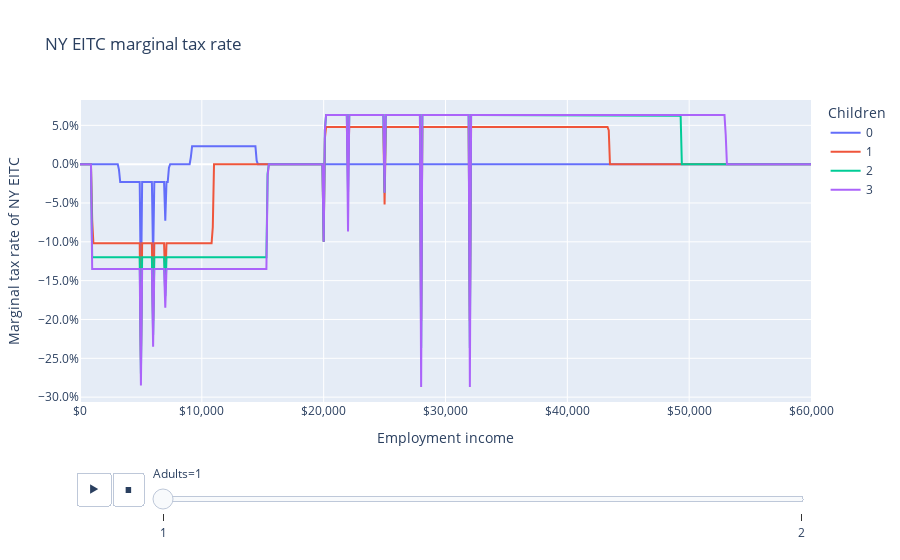

Write notebook code for a chart like this one.
### Markdown cell above
The NY EITC creates marginal tax rates ranging from -13.5 percent to +6.3 percent, plus spikes corresponding to the NY household credit cliffs.

### Code cell
fig = px.line(
    df,
    "employment_income",
    "mtr",
    color="children",
    animation_frame="adults",
    labels=LABELS,
    title="NY EITC marginal tax rate",
)
fig.update_layout(xaxis_tickformat="$,", yaxis_tickformat=".1%")
fig.show()

### Figure 1 — Plotly figure (JSON) as saved in the notebook; plotly's stock layout.template omitted (floating-point values rounded to 4 significant figures; data arrays with more than 128 entries replaced by an {"elided": "..."} marker saying what was removed)
{"data": [{"hovertemplate": "Children=0<br>Adults=1<br>Employment income=%{x}<br>Marginal tax rate of NY EITC=%{y}<extra></extra>", "legendgroup": "0", "line": {"color": "#636efa", "dash": "solid"}, "marker": {"symbol": "circle"}, "mode": "lines", "name": "0", "orientation": "v", "showlegend": true, "type": "scatter", "x": {"elided": "601 int values"}, "xaxis": "x", "y": {"elided": "601 float values"}, "yaxis": "y"}, {"hovertemplate": "Children=1<br>Adults=1<br>Employment income=%{x}<br>Marginal tax rate of NY EITC=%{y}<extra></extra>", "legendgroup": "1", "line": {"color": "#EF553B", "dash": "solid"}, "marker": {"symbol": "circle"}, "mode": "lines", "name": "1", "orientation": "v", "showlegend": true, "type": "scatter", "x": {"elided": "601 int values"}, "xaxis": "x", "y": {"elided": "601 float values"}, "yaxis": "y"}, {"hovertemplate": "Children=2<br>Adults=1<br>Employment income=%{x}<br>Marginal tax rate of NY EITC=%{y}<extra></extra>", "legendgroup": "2", "line": {"color": "#00cc96", "dash": "solid"}, "marker": {"symbol": "circle"}, "mode": "lines", "name": "2", "orientation": "v", "showlegend": true, "type": "scatter", "x": {"elided": "601 int values"}, "xaxis": "x", "y": {"elided": "601 float values"}, "yaxis": "y"}, {"hovertemplate": "Children=3<br>Adults=1<br>Employment income=%{x}<br>Marginal tax rate of NY EITC=%{y}<extra></extra>", "legendgroup": "3", "line": {"color": "#ab63fa", "dash": "solid"}, "marker": {"symbol": "circle"}, "mode": "lines", "name": "3", "orientation": "v", "showlegend": true, "type": "scatter", "x": {"elided": "601 int values"}, "xaxis": "x", "y": {"elided": "601 float values"}, "yaxis": "y"}], "layout": {"legend": {"title": {"text": "Children"}, "tracegroupgap": 0}, "sliders": [{"active": 0, "currentvalue": {"prefix": "Adults="}, "len": 0.9, "pad": {"b": 10, "t": 60}, "steps": [{"args": [["1"], {"frame": {"duration": 0, "redraw": false}, "fromcurrent": true, "mode": "immediate", "transition": {"duration": 0, "easing": "linear"}}], "label": "1", "method": "animate"}, {"args": [["2"], {"frame": {"duration": 0, "redraw": false}, "fromcurrent": true, "mode": "immediate", "transition": {"duration": 0, "easing": "linear"}}], "label": "2", "method": "animate"}], "x": 0.1, "xanchor": "left", "y": 0, "yanchor": "top"}], "title": {"text": "NY EITC marginal tax rate"}, "updatemenus": [{"buttons": [{"args": [null, {"frame": {"duration": 500, "redraw": false}, "fromcurrent": true, "mode": "immediate", "transition": {"duration": 500, "easing": "linear"}}], "label": "&#9654;", "method": "animate"}, {"args": [[null], {"frame": {"duration": 0, "redraw": false}, "fromcurrent": true, "mode": "immediate", "transition": {"duration": 0, "easing": "linear"}}], "label": "&#9724;", "method": "animate"}], "direction": "left", "pad": {"r": 10, "t": 70}, "showactive": false, "type": "buttons", "x": 0.1, "xanchor": "right", "y": 0, "yanchor": "top"}], "xaxis": {"anchor": "y", "domain": [0, 1], "tickformat": "$,", "title": {"text": "Employment income"}}, "yaxis": {"anchor": "x", "domain": [0, 1], "tickformat": ".1%", "title": {"text": "Marginal tax rate of NY EITC"}}}}
